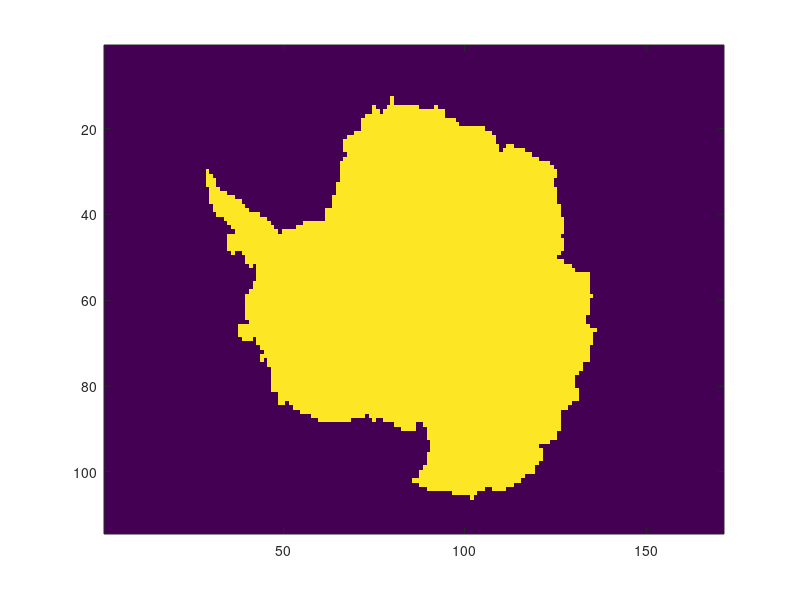
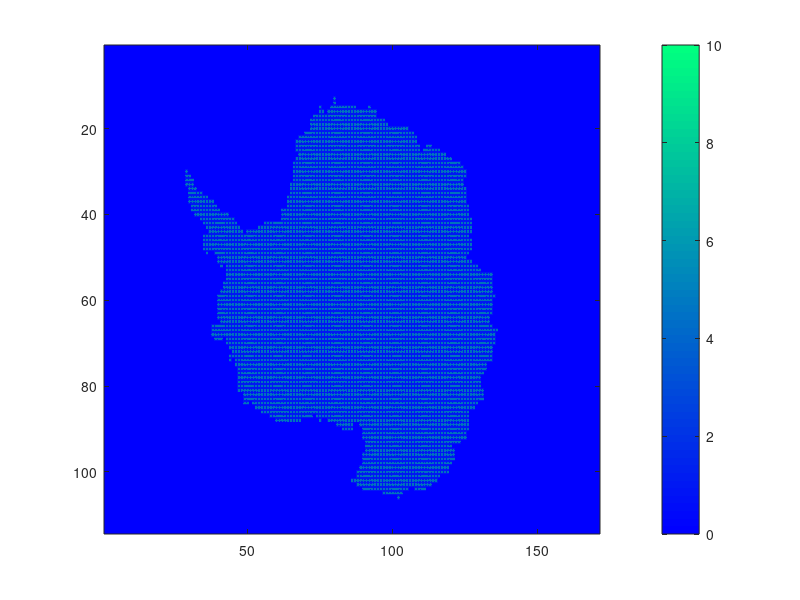

Source code (MATLAB) for these figures, in order: (Note: this script raises an error after producing the figures.)
%%%%%%%%%%%%%%%%%%%%%%%%%%%%%%%%%%%%%%%%%%%%%%%%%%
% linear heat equation PDE solver
% by Georges Tod, 2019
% georges.tod@outlook.com
%%%%%%%%%%%%%%%%%%%%%%%%%%%%%%%%%%%%%%%%%%%%%%%%%%

clc, clear
addpath(genpath('functions'))

%% loading some data
load('data/antartica_highRES.mat')
figure(1);clf
image(geometry,'CDataMapping','scaled')
resolution=1;    % infrared image resolution
dx=(resolution)*1E-3;

% grid & timestamps
xmax=size(geometry,1);
ymax=size(geometry,2);

t_star = [0:0.1:10]';
w_star = zeros(xmax*ymax,length(t_star));

data.timeEXP=t_star;

% mapping geometry
n=1;

for x=1:xmax
    for y=1:ymax
        if geometry(x,y) == 1
            data.model(x,y)=1;
            solid_coords(n,1)=x;
            solid_coords(n,2)=y;
            n=n+1;
        else
            data.model(x,y)=0;
        end
    end
end

%{l
figure(2);clf
colormap winter
image(geometry,'CDataMapping','scaled')
caxis([0 10])
colorbar
hold on
plot(solid_coords(:,2),solid_coords(:,1),'.')
%}

% domain to compute
n=1;
for x=1:xmax
    for y=1:ymax
        if x>1 && x<xmax && y>1 && y<ymax
        %if (x-round(xmax/2))^2+(y-round(ymax/2))^2<32
            part.coords(n,1)=x;
            part.coords(n,2)=y;
            
            n=n+1;
        end
    end
end
clear x, clear y

%% Parameters & simulation
beta(1)=10;         % conductivity (in W/m/K)
beta(2)=NaN;          % length in z for BC (mm)
beta(3)=-40E7;       % power per volume unit (W/m^3)
beta(4)=1;            % energy time exposure  (s)

simulation_parameters.dx=dx;
simulation_parameters.xmax=xmax;
simulation_parameters.ymax=ymax;

tic
[time,S]=simul_2D(beta, simulation_parameters,data);
toc

return

%% plotting exp vs. sim

figure(3);clf
colormap winter

for i=2%:length(time)
    Msim=S(:,:,i)-273.15; % from kelvins to degrees
    image(Msim,'CDataMapping','scaled')
    colorbar
    caxis([-10 10])
    title(sprintf('simulation, t = %0.1f s',time(i)))
    
    Msim2 = Msim';
    wstar_sim(:,i-1)=Msim2(:);
    t_star_sim(i-1,1) = time(i-1);
    
    pause(0.1)
    
    
end


%% generating some data for machine learning

% training data - 2/3
t_star=t_star_sim(1:end*2/3);
w_star=wstar_sim(:,1:end*2/3)+273.15;

n=1;
for x=1:xmax
    for y=1:ymax
        
        X_star(n,1)=x;
        X_star(n,2)=y;
        
        n=n+1;
        
        
    end
end
%
save('antartica2DHR_training.mat','t_star','w_star','X_star')



% validation data - +1/3
t_star=t_star_sim;
w_star=wstar_sim+273.15;
%
save('antartica2DHR_validation.mat','t_star','w_star','X_star')


return

%% verification

figure(4);clf
colormap winter

for i=2%:length(time)
    Msim=reshape(w_star(:,i),[ymax,xmax])
    image(Msim,'CDataMapping','scaled')
    colorbar
    %caxis([0 10])
    
    
    
    
    
end


